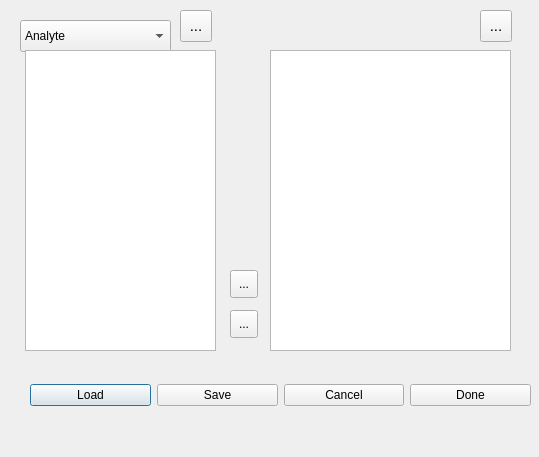
<?xml version="1.0" encoding="UTF-8"?>
<ui version="4.0">
 <class>FieldDialog</class>
 <widget class="QDialog" name="FieldDialog">
  <property name="geometry">
   <rect>
    <x>0</x>
    <y>0</y>
    <width>539</width>
    <height>457</height>
   </rect>
  </property>
  <property name="windowTitle">
   <string>Dialog</string>
  </property>
  <widget class="QComboBox" name="comboBoxFieldType">
   <property name="geometry">
    <rect>
     <x>20</x>
     <y>20</y>
     <width>151</width>
     <height>32</height>
    </rect>
   </property>
   <property name="toolTip">
    <string>Select profile field type</string>
   </property>
   <item>
    <property name="text">
     <string>Analyte</string>
    </property>
   </item>
   <item>
    <property name="text">
     <string>Analyte (normalized)</string>
    </property>
   </item>
   <item>
    <property name="text">
     <string>Ratio</string>
    </property>
   </item>
   <item>
    <property name="text">
     <string>Ratio (normalized)</string>
    </property>
   </item>
   <item>
    <property name="text">
     <string>PCA Score</string>
    </property>
   </item>
   <item>
    <property name="text">
     <string>Cluster Score</string>
    </property>
   </item>
   <item>
    <property name="text">
     <string>Cluster</string>
    </property>
   </item>
   <item>
    <property name="text">
     <string>Calculated</string>
    </property>
   </item>
   <item>
    <property name="text">
     <string>Special</string>
    </property>
   </item>
  </widget>
  <widget class="QToolButton" name="toolButtonRemoveField">
   <property name="geometry">
    <rect>
     <x>230</x>
     <y>310</y>
     <width>28</width>
     <height>28</height>
    </rect>
   </property>
   <property name="sizePolicy">
    <sizepolicy hsizetype="Fixed" vsizetype="Fixed">
     <horstretch>28</horstretch>
     <verstretch>28</verstretch>
    </sizepolicy>
   </property>
   <property name="minimumSize">
    <size>
     <width>28</width>
     <height>28</height>
    </size>
   </property>
   <property name="maximumSize">
    <size>
     <width>28</width>
     <height>28</height>
    </size>
   </property>
   <property name="toolTip">
    <string>Remove selected field from profile plot</string>
   </property>
   <property name="text">
    <string>...</string>
   </property>
   <property name="icon">
    <iconset resource="../resources.qrc">
     <normaloff>:/resources/icons/icon-delete-64.svg</normaloff>:/resources/icons/icon-delete-64.svg</iconset>
   </property>
   <property name="iconSize">
    <size>
     <width>20</width>
     <height>20</height>
    </size>
   </property>
  </widget>
  <widget class="QToolButton" name="toolButtonAddField">
   <property name="geometry">
    <rect>
     <x>230</x>
     <y>270</y>
     <width>28</width>
     <height>28</height>
    </rect>
   </property>
   <property name="minimumSize">
    <size>
     <width>28</width>
     <height>28</height>
    </size>
   </property>
   <property name="maximumSize">
    <size>
     <width>28</width>
     <height>28</height>
    </size>
   </property>
   <property name="toolTip">
    <string>Add profile field</string>
   </property>
   <property name="text">
    <string>...</string>
   </property>
   <property name="icon">
    <iconset resource="../resources.qrc">
     <normaloff>:/resources/icons/icon-accept-64.svg</normaloff>:/resources/icons/icon-accept-64.svg</iconset>
   </property>
   <property name="iconSize">
    <size>
     <width>20</width>
     <height>20</height>
    </size>
   </property>
  </widget>
  <widget class="QWidget" name="horizontalLayoutWidget">
   <property name="geometry">
    <rect>
     <x>30</x>
     <y>370</y>
     <width>501</width>
     <height>51</height>
    </rect>
   </property>
   <layout class="QHBoxLayout" name="horizontalLayout">
    <item>
     <widget class="QPushButton" name="pushButtonLoad">
      <property name="text">
       <string>Load</string>
      </property>
     </widget>
    </item>
    <item>
     <widget class="QPushButton" name="pushButtonSave">
      <property name="text">
       <string>Save</string>
      </property>
     </widget>
    </item>
    <item>
     <widget class="QPushButton" name="pushButtonCancel">
      <property name="text">
       <string>Cancel</string>
      </property>
     </widget>
    </item>
    <item>
     <widget class="QPushButton" name="pushButtonDone">
      <property name="text">
       <string>Done</string>
      </property>
     </widget>
    </item>
   </layout>
  </widget>
  <widget class="QToolButton" name="toolButtonSortFieldList">
   <property name="geometry">
    <rect>
     <x>180</x>
     <y>10</y>
     <width>32</width>
     <height>32</height>
    </rect>
   </property>
   <property name="minimumSize">
    <size>
     <width>32</width>
     <height>32</height>
    </size>
   </property>
   <property name="maximumSize">
    <size>
     <width>32</width>
     <height>32</height>
    </size>
   </property>
   <property name="font">
    <font>
     <pointsize>11</pointsize>
     <bold>false</bold>
     <stylestrategy>PreferDefault</stylestrategy>
    </font>
   </property>
   <property name="toolTip">
    <string>Select method for sorting analytes</string>
   </property>
   <property name="text">
    <string>...</string>
   </property>
   <property name="icon">
    <iconset resource="../resources.qrc">
     <normaloff>:/resources/icons/icon-sort-64.svg</normaloff>:/resources/icons/icon-sort-64.svg</iconset>
   </property>
   <property name="iconSize">
    <size>
     <width>28</width>
     <height>28</height>
    </size>
   </property>
   <property name="popupMode">
    <enum>QToolButton::InstantPopup</enum>
   </property>
  </widget>
  <widget class="QListWidget" name="listWidgetFieldList">
   <property name="geometry">
    <rect>
     <x>25</x>
     <y>50</y>
     <width>191</width>
     <height>301</height>
    </rect>
   </property>
  </widget>
  <widget class="QToolButton" name="toolButtonSortSelectedFields">
   <property name="geometry">
    <rect>
     <x>480</x>
     <y>10</y>
     <width>32</width>
     <height>32</height>
    </rect>
   </property>
   <property name="minimumSize">
    <size>
     <width>32</width>
     <height>32</height>
    </size>
   </property>
   <property name="maximumSize">
    <size>
     <width>32</width>
     <height>32</height>
    </size>
   </property>
   <property name="font">
    <font>
     <pointsize>11</pointsize>
     <bold>false</bold>
     <stylestrategy>PreferDefault</stylestrategy>
    </font>
   </property>
   <property name="toolTip">
    <string>Select method for sorting analytes</string>
   </property>
   <property name="text">
    <string>...</string>
   </property>
   <property name="icon">
    <iconset resource="../resources.qrc">
     <normaloff>:/resources/icons/icon-sort-64.svg</normaloff>:/resources/icons/icon-sort-64.svg</iconset>
   </property>
   <property name="iconSize">
    <size>
     <width>28</width>
     <height>28</height>
    </size>
   </property>
   <property name="popupMode">
    <enum>QToolButton::InstantPopup</enum>
   </property>
  </widget>
  <widget class="QTableWidget" name="tableWidgetSelectedFields">
   <property name="geometry">
    <rect>
     <x>270</x>
     <y>50</y>
     <width>241</width>
     <height>301</height>
    </rect>
   </property>
  </widget>
 </widget>
 <resources>
  <include location="../resources.qrc"/>
 </resources>
 <connections/>
</ui>
